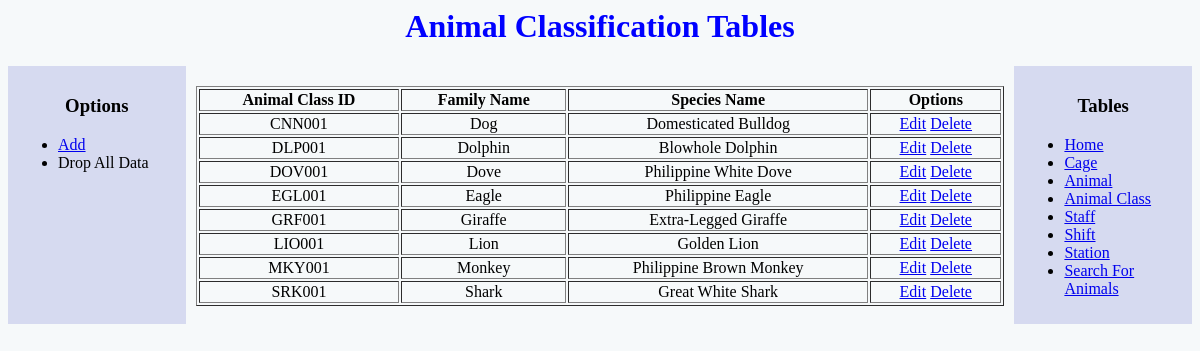
/animalclass.php, run on the app's committed database.
### tables this page shows
CREATE TABLE `Animal_Class` (
  `Animal_ClassID` varchar(6) NOT NULL,
  `Family_Name` varchar(30) NOT NULL,
  `Species_Name` varchar(30) NOT NULL
);

### animalclass.php (the view, shortened to what this page needs)
<html>
<body>
    <?php
        $host = "localhost";
        $user = "root";
        $pass = "";
        $db = "ZooDB";
        $dbconn = mysqli_connect($host,$user,$pass,$db) or die("Could not connect to database!");
        mysqli_select_db($dbconn,'Animal_Class');
        $query="SELECT * FROM Animal_Class";
        $result=mysqli_query($dbconn,$query);
    ?>
        <html>
        <head>
            <link href="asset/css/main.css" rel="stylesheet" type="text/css">
        </head>
        <body style="; background-color: #F6F9FA;">
            <h1 style="text-align: center">Animal Classification Tables</h1>
            <div class="row">
                <div class="col-2" style="text-align: left;background-color: #D6DAF0;">
                    <h3 style="text-align: center;">Options</h3>
                    <ul>
                        <li><a href="animalclassadd.php">Add</a></li>
                        <li>Drop All Data</li>
                    </ul>
                </div>
                <div class="col-8" style="text-align: center;">
                    <table border="1" style="width: 100%; margin-top: 10px;">
                        <tr>
                            <th>Animal Class ID</th>
                            <th>Family Name</th>
                            <th>Species Name</th>
                            <th>Options</th>
                        </tr>
                        <?php
                while($row=mysqli_fetch_assoc($result)){
            ?>
                            <tr>
                                <td><?php echo $row['Animal_ClassID']?></td>
                                <td><?php echo $row['Family_Name']?></td>
                                <td><?php echo $row['Species_Name']?></td>
                                <td><p><a href="animalclassedit.php?animalclassid=<?php echo $row['Animal_ClassID']?>">Edit</a> <a href="animalclassdelete.php?animalclassid=<?php echo $row['Animal_ClassID']?>"> Delete</a></p></td>
                            </tr>
                            <?php
                }
            ?>
                    </table>
                </div>
                <div class="col-2" style="background-color: #D6DAF0;">
                    <h3 style="text-align: center;">Tables</h3>
                    <ul>
                        <li><a href="#">Home</a></li>
                        <li><a href="cage.php">Cage</a></li>
                        <li><a href="animal.php">Animal</a></li>
                        <li><a href="animalclass.php">Animal Class</a></li>
                        <li><a href="staff.php">Staff</a></li>
                        <li><a href="shift.php">Shift</a></li>
                        <li><a href="station.php">Station</a></li>
                        <li><a href="animalsearch.php">Search For Animals</a></li>
                    </ul>
                </div>
            </div>
        </body>
        </html>

### asset/css/main.css (style rules this page uses)
* { -webkit-box-sizing: border-box; -moz-box-sizing: border-box; -ms-box-sizing: border-box; box-sizing: border-box; }
h1 { color: blue }
.row { width: 100%; display: flex; flex-wrap: wrap; }
.col-2 { width: 15%; padding: 10px; }
.col-8 { width: 70%; padding: 10px; }

### animalclass.php (style rules this page uses)
td { text-align: center; }

### data on the page
animal_class: Animal_ClassID "CNN001", Family_Name "Dog", Species_Name "Domesticated Bulldog"
animal_class: Animal_ClassID "DLP001", Family_Name "Dolphin", Species_Name "Blowhole Dolphin"
animal_class: Animal_ClassID "DOV001", Family_Name "Dove", Species_Name "Philippine White Dove"
animal_class: Animal_ClassID "EGL001", Family_Name "Eagle", Species_Name "Philippine Eagle"
animal_class: Animal_ClassID "GRF001", Family_Name "Giraffe", Species_Name "Extra-Legged Giraffe"
animal_class: Animal_ClassID "LIO001", Family_Name "Lion", Species_Name "Golden Lion"
animal_class: Animal_ClassID "MKY001", Family_Name "Monkey", Species_Name "Philippine Brown Monkey"
animal_class: Animal_ClassID "SRK001", Family_Name "Shark", Species_Name "Great White Shark"
